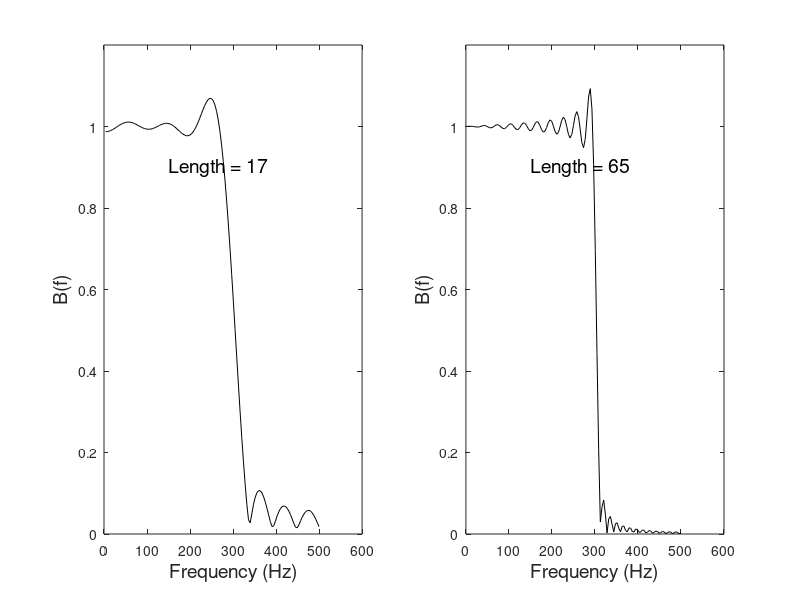

This chart was generated by the following MATLAB code:
% Example 8.3 Find the actual magnitude spectrum of the rectangular window
%   filter given by Eq. 8.13 for two different window lengths:  L = 17 
%   and L = 65.   Use a cutoff frequency of 400 Hz assuming a sampling
%   frequency of 1 kHz (i.e, a relative frequency of 0.4).
%
close all; clear all;
N = 256;                    % Numberf of points for plotting
fs = 1000;                  % Sampling freqeuncy
f = (1:N)*fs/N;             % Frequency vector for plotting
fc = 300/fs;                % Cutoff frequency (normalized)
L = [17 65];                % Filter lengths
for m = 1:2
    for k = 1:L(m)          % Generate sin(n)/n function Make symmetrical
        n = k-(L(m)-1)/2 ;        % n = k - L1/2 where L1 even
        if n == 0
            b(k) = 2*fc;    % Case where denomonator is zero.
        else   
   	        b(k) = sin(2*pi*fc*n)/(pi*n); %Filter impulse response
        end
    end 
    %hn = hn .* blackman(L+1)';
    H = fft(b,N);           % Calculate spectrum 
    subplot(1,2,m);         % Plot magnitude spectrum
    plot(f(1:N/2),abs(H(1:N/2)),'k');
    text(150,.9,['Length = ',num2str(L(m))],'FontSize',14);
        xlabel('Frequency (Hz)','FontSize',14);
        axis([0 600 0 1.2]);
    ylabel('B(f)','FontSize',14);
end
